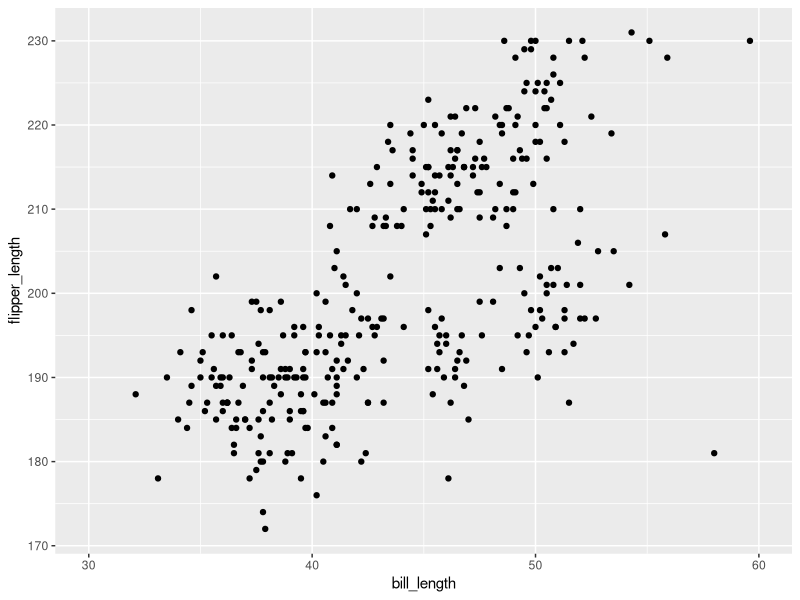
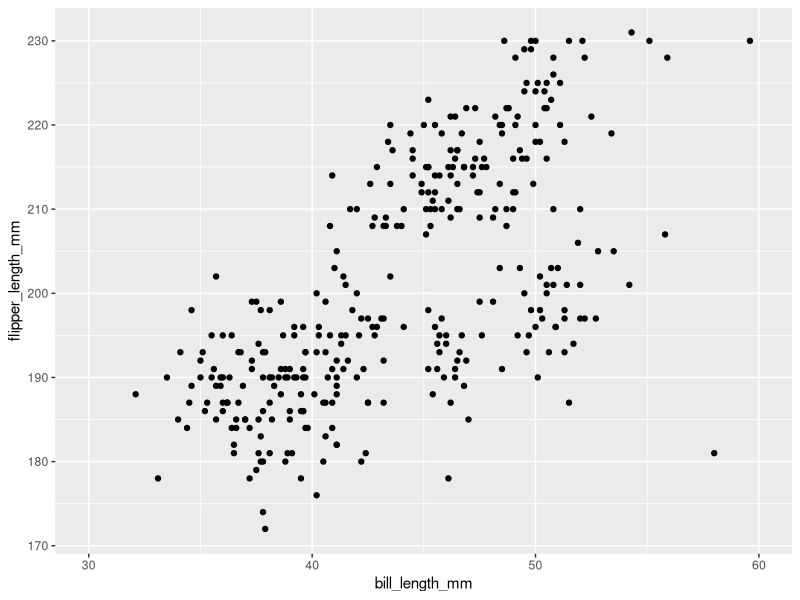
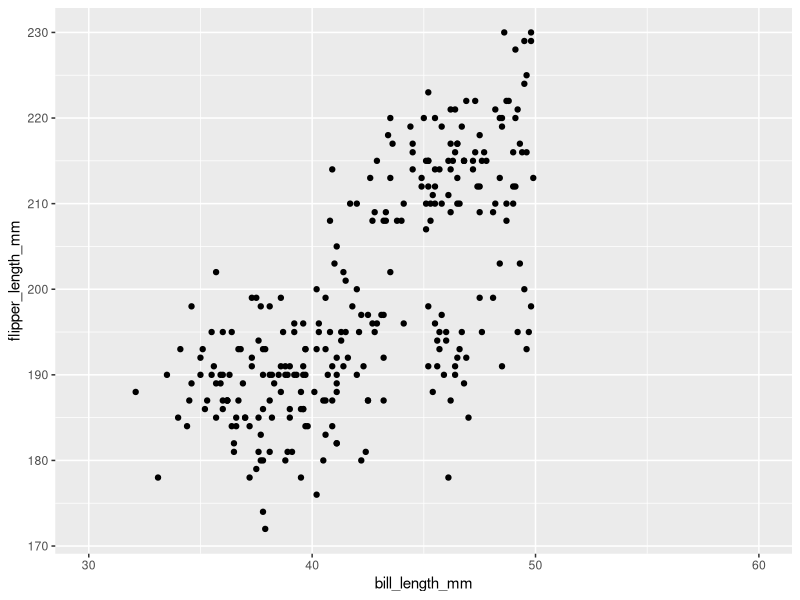

Write R code to recreate these figures, in order. (Note: this script raises an error after producing the figures.)
## ---- chunk 1
rm(list = ls())
## ---- chunk 2
library(tidyverse)
library(palmerpenguins)
penguins = penguins
## ---- chunk 3
head(penguins)
## ---- chunk 4
sel_columns <- select(penguins, flipper_length_mm, body_mass_g, year)

## ---- chunk 5
sel_columns2 <- select(penguins, bill_length_mm : body_mass_g)

## ---- chunk 6
sel_columns3 <- select(penguins, ends_with("mm"))

## ---- chunk 7
sel_columns4 <- select(penguins, contains("length"))
## ---- chunk 8
sel_columns_5 <- select(penguins, contains("bill"))
## ---- chunk 9
sel_columns_lots <- select(penguins, contains("Species") | ends_with("mm"))
## ---- chunk 10
sel_rows <- filter(penguins, year == 2007)
## ---- chunk 11
filter(penguins, bill_length_mm == 40.9)
## ---- chunk 12
## Access the bill_length_mm and flipper length_mm columns
bill_length = penguins$bill_length_mm
flipper_length = penguins$flipper_length_mm

## Plot the two columns as a scatter plot.
ggplot()  + aes(x = bill_length, y = flipper_length) + geom_point() + xlim(30, 60)
## ---- chunk 13
ggplot(data=penguins) + aes(x = bill_length_mm, y = flipper_length_mm) + geom_point()  + xlim(30, 60)
## ---- chunk 14

## Filter the penguins dataframe
filtered_penguins = filter(penguins, bill_length_mm < 50)

## Plot the data from the filted dataframe.
ggplot(data=filtered_penguins) + aes(x = bill_length_mm, y = flipper_length_mm) + geom_point() + xlim(30, 60)
## ---- chunk 15
selected_columns <- select(penguins, contains("Species") | ends_with("mm"))

# keep only "Adelie" penguin data
filtered_rows <- filter(selected_columns, species == "Adelie")

# keep Adelie penguins with bill_length_mm over 20mm
filtered_rows2 <- filter(filtered_rows, bill_length_mm > 20)
## ---- chunk 16
nested_dataframe <- filter(filter(select(penguins, contains("Species") | ends_with("mm")), species == "Adelie"), bill_length_mm > 20)
## ---- chunk 17

selected_columns = select(penguins, ends_with("mm"))

filter(selected_columns, island == "Dream")

